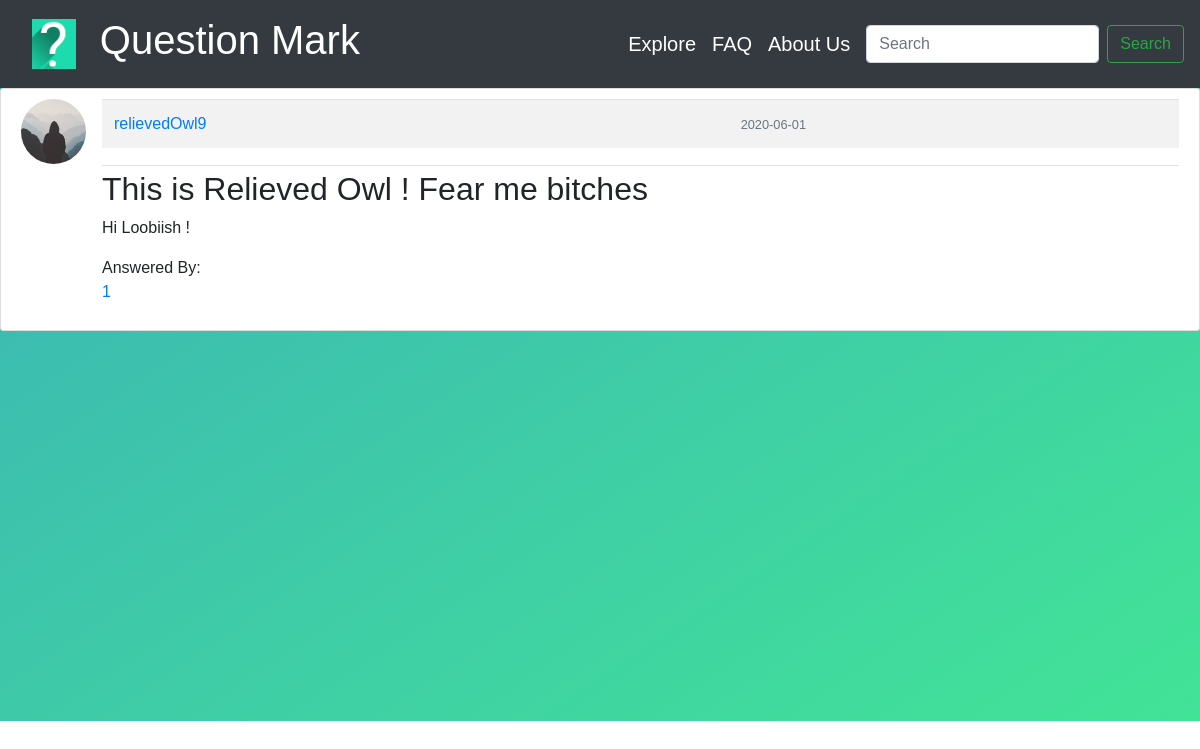
The page /answers/1 on the database as committed earlier.
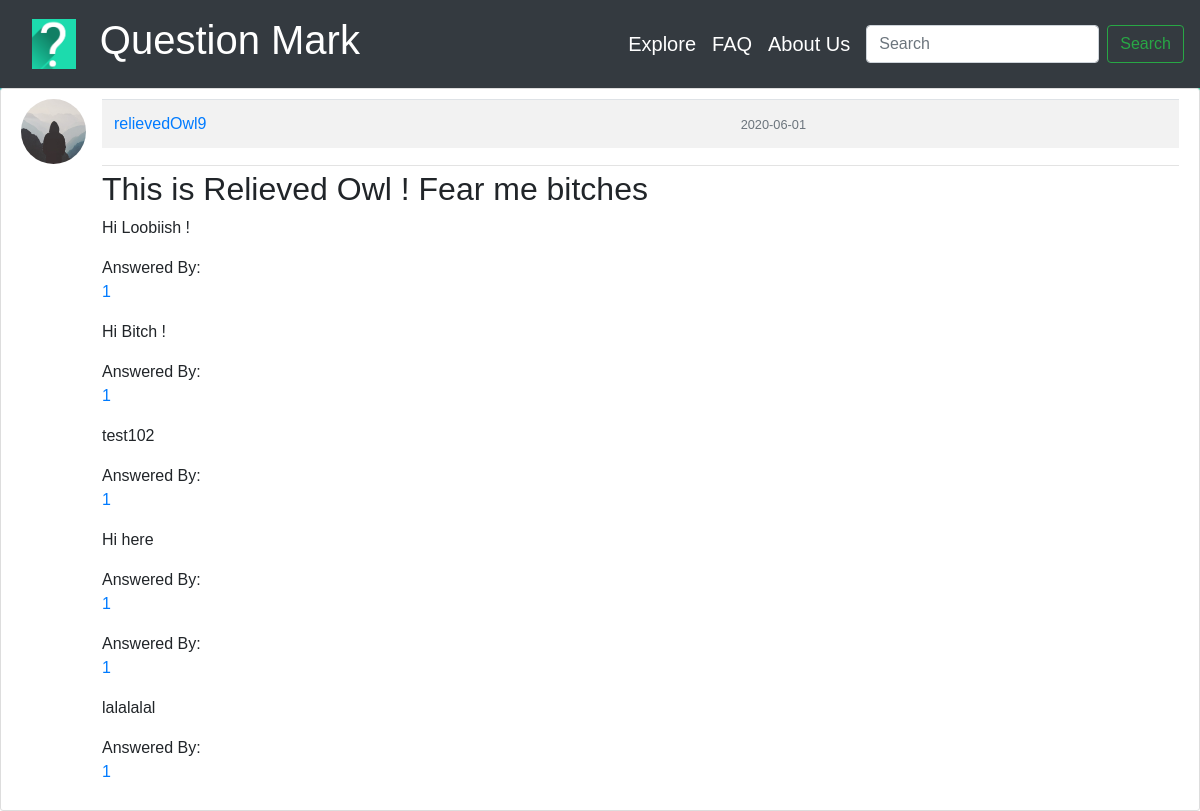
The same page on the database as committed later.
### Question_Mark/models.py (models this page shows, shortened)
class Answers(db.Model):
    id = db.Column(db.Integer, primary_key=True)
    answer = db.Column(db.Text, nullable=False)
    date_posted = db.Column(db.DateTime, nullable=False, default=datetime.utcnow)
    quest_id = db.Column(db.Integer, db.ForeignKey('questions.id'), nullable=False)

class Questions(db.Model):
    __searchable__=['question']
    id = db.Column(db.Integer, primary_key=True)
    question = db.Column(db.Text, nullable=False)
    date_posted = db.Column(db.DateTime, nullable=False, default=datetime.utcnow)
    user_id = db.Column(db.Integer, db.ForeignKey('user.id'), nullable=False)
    answers = db.relationship('Answers', backref='writer', lazy=True)

### Question_Mark/routes.py (the view)
@app.route("/answers/<int:question_id>")
def answers(question_id):
    questions = Questions.query.get_or_404(question_id)
    answers = Answers.query.filter_by(quest_id=question_id)
    return render_template('answers.html', title='Answers', questions=questions, answers=answers)

### Question_Mark/templates/answers.html
{% extends "layout.html" %}
{% block head %}
<link rel="stylesheet" href={{url_for('static', filename='style_questions.css') }}>
{% endblock head %}
{%block content %}
<article class="media content-section-ex">
    <img class="rounded-circle article-img" src="{{ url_for('static', filename='default.jpg') }}" />
    <div class="media-body">
        <div class="article-metadata">
            <table class="table table-striped">
                <tr>
                    <td>
                        <a class="mr-2"
                            href="user_posts/{{ questions.author.username }}">{{ questions.author.username }}</a>
                    </td>
                    <td>
                        <small class="text-muted">{{ questions.date_posted.strftime('%Y-%m-%d') }}</small>
                    </td>
                </tr>
            </table>
        </div>
        <h2>{{ questions.question }}</h2>
        {% for ans in answers %}
        <p class="article-content">{{ ans.answer }}</p>
        <p class="article-content">Answered By:
            <a class="mr-2" href="user_posts/{{ ans.writer.user_id }}">{{ ans.writer.user_id }}</a>
        </p>
        {% endfor %}
    </div>
</article>
{% endblock content %}

Rows that differ between the two databases and show on the page:
added Answers: answer "Hi Bitch !", writer.user_id "1"
added Answers: answer "test102", writer.user_id "1"
added Answers: answer "Hi here", writer.user_id "1"
added Answers: writer.user_id "1"
added Answers: answer "lalalalal", writer.user_id "1"
